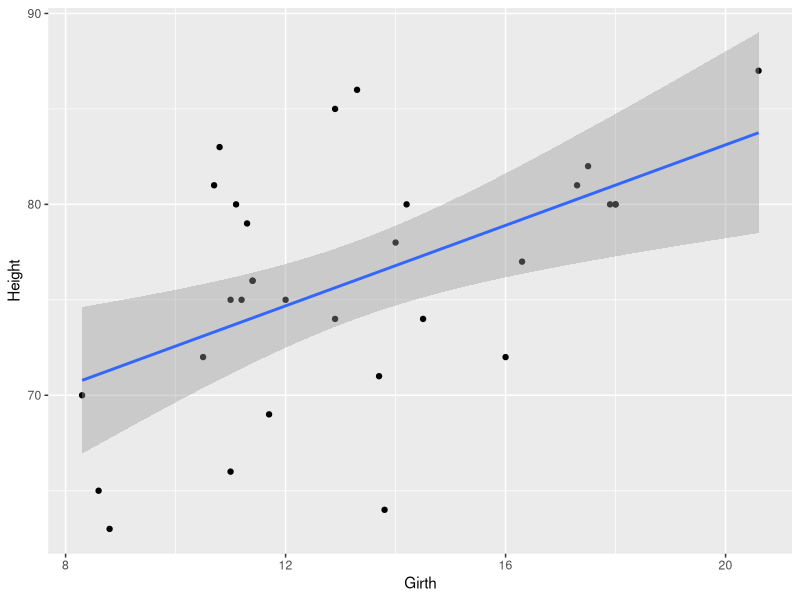

Recreate this plot in R.
library(ggplot2)
View(CO2)
View(PlantGrowth)
View(iris)
View(mtcars)
View(trees)
View(npk)

head(CO2)
names(CO2)
nrow(CO2)
ncol(CO2)

install.packages("writexl")
library(writexl)
write_xlsx(CO2,'mydata.xlsx')
library(ggplot2)
ggplot(trees,aes(Girth,Height))+geom_point()+geom_smooth(method = "lm")
